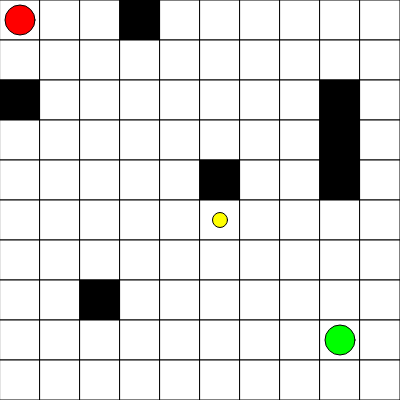
Frame 1 (no input)
Frame 60 (no input): identical to frame 1, image omitted
Frame 120 (the mouse pressed at the canvas centre since frame 60): identical to frame 1, image omitted

The p5.js sketch that drew this single still picture (run headless with seeded random() and noise() and a simulated clock; from frame 60 on, the mouse is pressed at the canvas centre):

// p5.js sketch
// ── sketch.js
// ¿Cómo definir un arreglo?
let arregloA = [];
let arregloB = new Array(10);

let arregloMapa = [
  [0, 0, 0, 0, 0, 0, 0, 0, 0, 0],
  [0, 1, 1, 1, 1, 1, 1, 1, 1, 0],
  [0, 0, 0, 0, 0, 0, 0, 0, 0, 0]
];
// Como construimos nuestro mapa
let mapa = []; // 1 - [ .... ]

let coinX;
let coinY;
let coinCol;
let coinFil;
let coinTrapped;

let xPos; // pixeles
let yPos; // pixeles
let pjCol; // validamos el mapa en la matriz
let pjFil; // validamos el mapa en la matriz

let enemyPosX; // pixeles
let enemyPosY; // pixeles
let enemyCol; // validamos el mapa en la matriz
let enemyFil; // validamos el mapa en la matriz

function setup() {
  createCanvas(400, 400);

  pjCol = 0; // pixeles
  pjFil = 0; // pixeles
  xPos = (pjCol * 40) + 20; // validamos el mapa en la matriz
  yPos = (pjFil * 40) + 20; // validamos el mapa en la matriz

  // Crear Arreglo de arreglos
  for (let index = 0; index < 10; index++) {
    mapa.push(new Array(10));
  }

  // asignar valores iniciales
  for (let fil = 0; fil < 10; fil++) {
    for (let col = 0; col < 10; col++) {
      mapa[fil][col] = 0;
    }
  }
  //console.log(arregloMapa)
  // seleccionamos algunos [fila][col] --> y, x
  mapa[2][0] = 1;
  mapa[7][2] = 1;
  mapa[0][3] = 1;
  mapa[4][5] = 1;
  mapa[2][8] = 1;
  mapa[3][8] = 1;
  mapa[4][8] = 1;
  console.log(mapa)

  coinCol = 5;
  coinFil = 5;
  coinX = (coinCol * 40) + 20;
  coinY = (coinFil * 40) + 20;
  coinTrapped = false;

  enemyCol = 8; // validamos el mapa en la matriz
  enemyFil = 8; // validamos el mapa en la matriz
  enemyPosX = (enemyCol * 40) + 20; // pixeles
  enemyPosY = (enemyFil * 40) + 20; // pixeles
}

function draw() {
  background(220);
  
      // pintamos basados en los valores de la matriz
      for (let fil = 0; fil < 10; fil++) {
        for (let col = 0; col < 10; col++) {
          if (mapa[fil][col] === 0) {
            fill(255);
          } else if (mapa[fil][col] === 1) {
            fill(0);
          }
          stroke(0);
          rect(col * 40, fil * 40, 40, 40);
        }
      }
      if (!coinTrapped) {
        fill(255, 255, 0);
        ellipse(coinX, coinY, 15, 15);
      }
      fill(255, 0, 0);
      ellipse(xPos, yPos, 30, 30);
      fill(0, 255, 0);
      ellipse(enemyPosX, enemyPosY, 30, 30);

      verifyEnemy() 
}


function keyPressed() {
  switch (key) {
    case 'a': // izquierda
      if (pjCol - 1 >= 0) {
        if (mapa[pjFil][pjCol - 1] === 0) {
          pjCol -= 1;
        }
      }
      break;
    case 'd': // derecha
      if (pjCol + 1 < 10) {
        if (mapa[pjFil][pjCol + 1] === 0) {
          pjCol += 1;
        }
      }
      break;
    case 'w': // arriba
      if (pjFil - 1 >= 0) {
        if (mapa[pjFil - 1][pjCol] === 0) {
          pjFil -= 1;
        }
      }
      break;
    case 's': // abajo
      if (pjFil + 1 < 10) {
        if (mapa[pjFil + 1][pjCol] === 0) {
          pjFil += 1;
        }
      }
      break;
  }
  xPos = (pjCol * 40) + 20; // validamos el mapa en la matriz
  yPos = (pjFil * 40) + 20; // validamos el mapa en la matriz
  verifyItem();

}

function verifyItem() {
  if (dist(xPos, yPos, coinX, coinY) < 5) {
    coinTrapped = true;
    // ...
    // ...
  }
}

function verifyEnemy() {
  if (dist(xPos, yPos, enemyPosX, enemyPosY) < 20) {
    coinTrapped = false;
    coinCol = 5;
    coinFil = 5;
    coinX = (coinCol * 40) + 20;
    coinY = (coinFil * 40) + 20;
    pjCol = 0; // pixeles
    pjFil = 0; // pixeles
    xPos = (pjCol * 40) + 20; // validamos el mapa en la matriz
    yPos = (pjFil * 40) + 20; // validamos el mapa en la matriz
    // ...
    // ...
    console.log("isi");
  } else {
    console.log("dsfdddc");
  }
}
// ── sketchUsingFunctions.js
function Terrain() {
    // Como construimos nuestro mapa
    let mapa = [];
    return {
        init: function () {
            // Crear Arreglo de arreglos
            for (let index = 0; index < 10; index++) {
                mapa.push(new Array(10));
            }
            // asignar valores iniciales
            for (let fil = 0; fil < 10; fil++) {
                for (let col = 0; col < 10; col++) {
                    mapa[fil][col] = 0;
                }
            }
            // seleccionamos algunos [fila][col] --> y, x
            mapa[2][0] = 1;
            mapa[7][2] = 1;
            mapa[0][3] = 1;
            mapa[0][4] = 1;
            mapa[4][5] = 1;
            mapa[2][8] = 1;
            mapa[3][8] = 1;
            mapa[4][8] = 1;
            console.log(mapa)
        },
        show: function () {
            // pintamos basados en los valores de la matriz
            for (let fil = 0; fil < 10; fil++) {
                for (let col = 0; col < 10; col++) {
                    if (mapa[fil][col] === 0) {
                        fill(255);
                    } else if (mapa[fil][col] === 1) {
                        fill(0);
                    }
                    stroke(0);
                    rect(col * 40, fil * 40, 40, 40);
                }
            }
        },
        getValueLocation: function (nfil, ncol) {
            return mapa[nfil][ncol];
        }
    }
}

function Player() {
    let xPos; // pixeles
    let yPos; // pixeles
    let pjCol; // validamos el mapa en la matriz
    let pjFil; // validamos el mapa en la matriz
    let vidas;
    return {
        init: function () {
            pjCol = 0; // pixeles
            pjFil = 0; // pixeles
            xPos = (pjCol * 40) + 20; // validamos el mapa en la matriz
            yPos = (pjFil * 40) + 20; // validamos el mapa en la matriz
            vidas = 3;
        },
        reset: function () {
            pjCol = 0; // pixeles
            pjFil = 0; // pixeles
            xPos = (pjCol * 40) + 20; // validamos el mapa en la matriz
            yPos = (pjFil * 40) + 20; // validamos el mapa en la matriz

        },
        show: function () {
            fill(255, 0, 0);
            ellipse(xPos, yPos, 30, 30);
        },
        updateLocation: function () {
            xPos = (pjCol * 40) + 20; // validamos el mapa en la matriz
            yPos = (pjFil * 40) + 20; // validamos el mapa en la matriz
        },
        getCol: function () {
            return pjCol;
        },
        getFil: function () {
            return pjFil;
        },
        setCol: function (newCol) {
            pjCol = newCol;
        },
        setFil: function (newFil) {
            pjFil = newFil;
        },
        getX: function () {
            return xPos;
        },
        getY: function () {
            return yPos;
        },
        getVida: function () {
            return vidas;
        },
        setVida: function (newVidas) {
            vidas = newVidas;
        },
        pvida: function () {
            console.log("funciona")
            this.setVida(this.getVida() - 1);
        },



    }
}

function Enemy() {
    let enemyPosX; // pixeles
    let enemyPosY; // pixeles
    let enemyCol; // validamos el mapa en la matriz
    let enemyFil; // validamos el mapa en la matriz
    let enemyDir;
    return {
        init: function () {
            enemyCol = 8; // validamos el mapa en la matriz
            enemyFil = 8; // validamos el mapa en la matriz
            enemyPosX = (enemyCol * 40) + 20; // pixeles
            enemyPosY = (enemyFil * 40) + 20; // pixeles
            enemyDir = 0; // 0L | 1R | 2U | 3D
        },
        show: function () {
            fill(0, 255, 0);
            ellipse(enemyPosX, enemyPosY, 30, 30);
        },
        move: function (mapReference) {
            if (frameCount % 60 == 0) {
                this.moveEnemy(mapReference);
            }
        },
        updateLocation: function () {
            enemyPosX = (enemyCol * 40) + 20; // pixeles
            enemyPosY = (enemyFil * 40) + 20; // pixeles
        },
        moveEnemy: function (mapReference) {
            let moving = false;
            switch (enemyDir) {
                case 0: // L
                    if (enemyCol - 1 >= 0) {
                        if (mapReference.getValueLocation(enemyFil, enemyCol - 1) === 0) {
                            enemyCol--; // validamos el mapa en la matriz  
                            moving = true;
                        }
                    }
                    break;
                case 1: // R
                    if (enemyFil + 1 < 10) {
                        if (mapReference.getValueLocation(enemyFil, enemyCol + 1) === 0) {
                            enemyCol += 1;
                            moving = true;
                        }
                    }
                    break;
                case 2: // U
                    if (enemyFil - 1 >= 0) {
                        if (mapReference.getValueLocation(enemyFil - 1, enemyCol) === 0) {
                            enemyFil -= 1;
                            moving = true;
                        }
                    }
                    break;
                case 3: // D
                    if (enemyFil + 1 < 10) {
                        if (mapReference.getValueLocation(enemyFil + 1, enemyCol) === 0) {
                            enemyFil += 1;
                            moving = true;
                        }
                    }
                    break;
            }

            if (!moving) {
                enemyDir = int(random(0, 4));
            }
            // 0L | 1R | 2U | 3D
            this.updateLocation();
        },
        getX: function () {
            return enemyPosX;
        },
        getY: function () {
            return enemyPosY;
        }
    }
}

function Coin() {
    let coinX;
    let coinY;
    let coinCol;
    let coinFil;
    let coinTrapped;
    return {
        init: function () {
            coinCol = 5;
            coinFil = 5;
            coinX = (coinCol * 40) + 20;
            coinY = (coinFil * 40) + 20;
            coinTrapped = false;
        },
        show: function () {
            if (!coinTrapped) {
                fill(255, 255, 0);
                ellipse(coinX, coinY, 15, 15);
            }
        },
        getX: function () {
            return coinX;
        },
        getY: function () {
            return coinY;
        },
        setTrapped: function (newTrappedState) {
            coinTrapped = newTrappedState;
        }
    }
}

// lets use the constructor functions
const map = new Terrain();
const pj = new Player();
const enemy = new Enemy();
const coin = new Coin();
let pant

function setup() {
    createCanvas(400, 600);
    // init all instances with generic values
    map.init();
    pj.init();
    enemy.init();
    coin.init();
    pant = 0;
}



function draw() {
    switch (pant) {
        case 0:
            background(5);
            map.show();
            pj.show();
            enemy.show();
            enemy.move(map);
            coin.show();
            verifyEnemy();
            if (pj.getVida() == 0) {
                pant = 1;
            }
            break;
        case 1:
            background(0);
            fill(255)
            text("Perdiste", 150, 150);
            break;
        case 3:
            background(255);
            fill(255)
            text("Perdiste", 150, 150);


            break;
    }
}

function keyPressed() {
    switch (key) {
        case 'a': // izquierda
            if (pj.getCol() - 1 >= 0) {
                if (map.getValueLocation(pj.getFil(), pj.getCol() - 1) === 0) {
                    pj.setCol(pj.getCol() - 1);
                }
            }
            break;
        case 'd': // derecha
            if (pj.getCol() + 1 < 10) {
                if (map.getValueLocation(pj.getFil(), pj.getCol() + 1) === 0) {
                    pj.setCol(pj.getCol() + 1);
                }
            }
            break;
        case 'w': // arriba
            if (pj.getFil() - 1 >= 0) {
                if (map.getValueLocation(pj.getFil() - 1, pj.getCol()) === 0) {
                    pj.setFil(pj.getFil() - 1);
                }
            }
            break;
        case 's': // abajo
            if (pj.getFil() + 1 < 10) {
                if (map.getValueLocation(pj.getFil() + 1, pj.getCol()) === 0) {
                    pj.setFil(pj.getFil() + 1);
                }
            }
            break;
    }
    pj.updateLocation();
    verifyItem();
    console.log(pj.getVida());
}


function verifyItem() {
    if (dist(pj.getX(), pj.getY(), coin.getX(), coin.getY()) < 5) {
        coin.setTrapped(true);
    }
}

function verifyEnemy() {
    if (dist(pj.getX(), pj.getY(), enemy.getX(), enemy.getY()) < 5) {
        pj.pvida();
        coin.init();
        pj.reset();
        enemy.init();
    }
}
